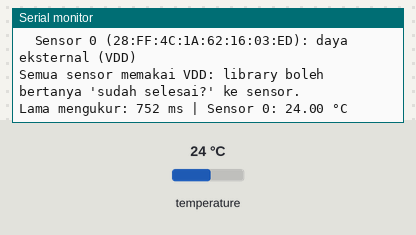
The sketch below on a simulated ESP32. Shown: the last lines printed to the serial monitor. Inputs (shaded band) come from the test bench; at power-on: temperature 24 °C.

Above: at 2.2 s.
2.3 s: temperature set to 12 °C
At 8.5 s:
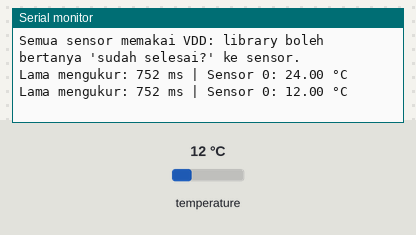
9.0 s: temperature set to 19 °C
At 14.0 s:
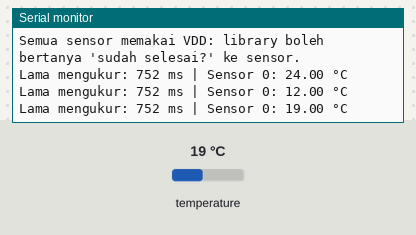
Timing chart, 0 to 15.5 s (numbered marks = the images above; inputs shaded):
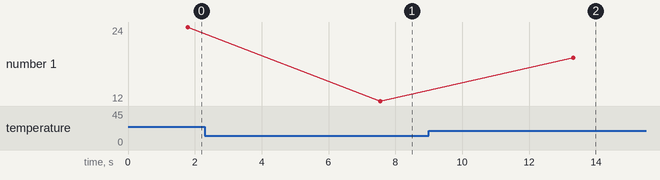

The sketch:

p2_cek_mode_daya.ino
```cpp
/*
 * BAB 27 - Program 2: Memeriksa Mode Daya DS18B20
 * Mencari semua DS18B20 di bus, menanyakan mode daya setiap sensor
 * (perintah Read Power Supply, 0xB4), lalu mengukur suhu setiap 5 detik
 * sambil mencatat lama pengukurannya.
 *
 * Dengan kit saja: 1 sensor, daya eksternal (VDD).
 * Eksperimen opsional: tambahkan DS18B20 kedua dalam mode parasit.
 *
 * Rangkaian: pin DS (header hijau) → IO14
 */

#include <OneWire.h>
#include <DallasTemperature.h>

#define PIN_ONEWIRE 14  // jalur data DS18B20 (pin DS -> IO14)

OneWire oneWire(PIN_ONEWIRE);
DallasTemperature sensor(&oneWire);

int jumlahSensor = 0;

// Mencetak kode ROM 8 byte, misalnya 28:61:64:12:3C:7C:2F:27
void cetakAlamat(const uint8_t *alamat) {
  for (int i = 0; i < 8; i++) {
    Serial.printf("%02X", alamat[i]);
    if (i < 7) {
      Serial.print(":");
    }
  }
}

void setup() {
  Serial.begin(115200);
  delay(1000);  // beri waktu Serial Monitor tersambung
  Serial.println("BAB 27 - Program 2: Memeriksa Mode Daya DS18B20");

  sensor.begin();  // mencari sensor sekaligus menanyakan mode dayanya
  jumlahSensor = sensor.getDeviceCount();
  Serial.printf("Sensor ditemukan: %d\n", jumlahSensor);

  for (int i = 0; i < jumlahSensor; i++) {
    DeviceAddress alamat;
    if (!sensor.getAddress(alamat, i)) {
      continue;
    }
    bool parasit = sensor.readPowerSupply(alamat);  // true = sensor ini memakai daya parasit
    Serial.printf("  Sensor %d (", i);
    cetakAlamat(alamat);
    Serial.printf("): %s\n", parasit ? "daya PARASIT" : "daya eksternal (VDD)");
  }

  if (sensor.isParasitePowerMode()) {
    Serial.println("Ada sensor parasit: saat mengukur, IO14 dibuat HIGH kuat dan library menunggu waktu penuh.");
  } else {
    Serial.println("Semua sensor memakai VDD: library boleh bertanya 'sudah selesai?' ke sensor.");
  }
}

void loop() {
  if (jumlahSensor == 0) {
    Serial.println("Tidak ada sensor! Periksa kabel DS -> 14, lalu tekan EN.");
    delay(5000);
    return;
  }

  unsigned long mulai = millis();
  sensor.requestTemperatures();  // tunggu sampai semua sensor selesai mengukur
  unsigned long lamaUkur = millis() - mulai;

  Serial.printf("Lama mengukur: %lu ms", lamaUkur);
  for (int i = 0; i < jumlahSensor; i++) {
    float suhu = sensor.getTempCByIndex(i);
    if (suhu == DEVICE_DISCONNECTED_C) {
      Serial.printf(" | Sensor %d: gagal", i);
    } else {
      Serial.printf(" | Sensor %d: %.2f °C", i, suhu);
    }
  }
  Serial.println();

  delay(5000);  // program pemeriksa ini tidak perlu responsif, jadi delay() cukup
}
```

Measured:
- after the input at 2.3 s, the serial monitor: prints a new line after 5.3 s (image 1)
- after the input at 9.0 s, the serial monitor: prints a new line after 4.3 s (image 2)
- plotted number 1: 24 → 12 after the input at 2.3 s, 12 → 19 after the input at 9.0 s
